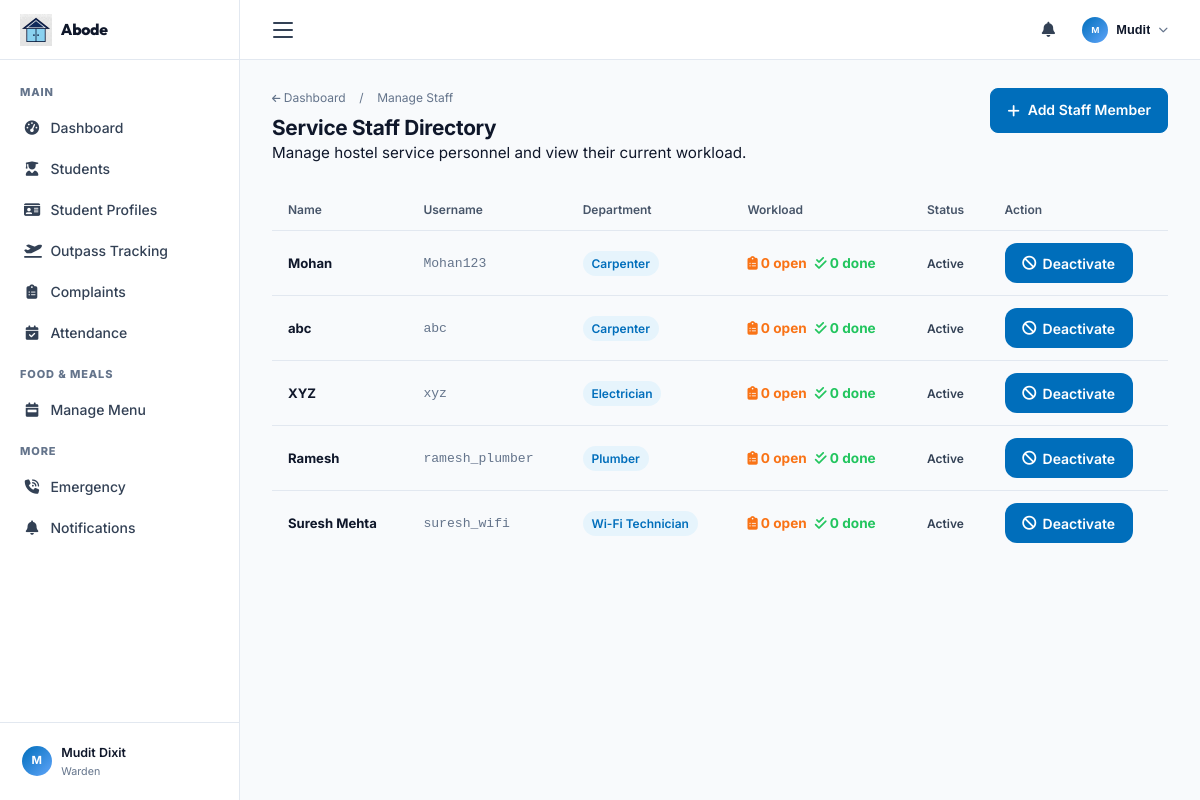
/warden/staff (signed in), run on the app's committed database.
### tables this page shows
CREATE TABLE service_staff (
                    id        INTEGER PRIMARY KEY AUTOINCREMENT,
                    user_id   INTEGER UNIQUE NOT NULL,
                    department TEXT NOT NULL,
                    active    INTEGER NOT NULL DEFAULT 1,
                    created_at TIMESTAMP DEFAULT CURRENT_TIMESTAMP,
                    FOREIGN KEY (user_id) REFERENCES users(id) ON DELETE CASCADE
                );

CREATE TABLE users (
                id INTEGER PRIMARY KEY AUTOINCREMENT,
                username TEXT UNIQUE NOT NULL,
                password TEXT NOT NULL,
                full_name TEXT NOT NULL,
                email TEXT UNIQUE NOT NULL,
                role TEXT CHECK(role IN ('student','warden','service_staff')) NOT NULL,
                created_at TIMESTAMP DEFAULT CURRENT_TIMESTAMP,
                onboarding_complete INTEGER DEFAULT 0
            );

### routes/warden.py (the view)
@bp.route('/staff')
@warden_required
def manage_staff():
    cursor = get_cursor()
    cursor.execute("""
        SELECT ss.user_id, u.full_name, u.username, ss.department, ss.active,
               (SELECT COUNT(*) FROM complaints
                WHERE assigned_staff_id = ss.user_id
                AND status NOT IN ('resolved')) AS open_complaints,
               (SELECT COUNT(*) FROM complaints
                WHERE assigned_staff_id = ss.user_id
                AND status = 'resolved') AS resolved_complaints
        FROM service_staff ss
        JOIN users u ON ss.user_id = u.id
        ORDER BY ss.department, u.full_name
    """)
    staff_list = cursor.fetchall()
    return render_template('warden/manage_staff.html',
                           staff_list=staff_list,
                           labels=DEPARTMENT_LABELS)

### app.py (called while the page is built, shortened)
@app.before_request
def cleanup_expired_notifications():
    if 'user_id' in session:
        from services.db import get_cursor, commit_db
        try:
            cursor = get_cursor()
            cursor.execute("""
                DELETE FROM notifications
                WHERE (title LIKE '%Hot Water Complaint%' OR title LIKE '%Cold Water Complaint%')
                  AND datetime(created_at) < datetime('now', '-5 hours')
            """)
            commit_db()
        except Exception:
            pass

@app.context_processor
def inject_unread_count():
    if 'user_id' in session:
        from services.db import get_cursor
        uid = session['user_id']
        try:
            cursor = get_cursor()
            cursor.execute("""
                SELECT COUNT(*) AS cnt FROM notifications
                WHERE (user_id = ? OR user_id IS NULL) AND is_read = 0
            """, (uid,))
            result = cursor.fetchone()
            return {'unread_count': result['cnt'] if result else 0}
        except Exception:
            return {'unread_count': 0}
    return {'unread_count': 0}

@app.context_processor
def inject_sos_contact():
    return {'sos_phone': '9876543210', 'sos_name': 'Warden Mudit'}

### routes/warden.py (called while the page is built)
def warden_required(f):
    @wraps(f)
    def decorated(*args, **kwargs):
        if 'user_id' not in session or session.get('role') != 'warden':
            flash('Please log in as a warden.', 'warning')
            return redirect(url_for('auth.login', role='warden'))
        return f(*args, **kwargs)
    return decorated

### services/db.py (called while the page is built)
def get_db():
    if 'db' not in g:
        g.db = sqlite3.connect(Config.DB_PATH)
        g.db.row_factory = sqlite3.Row   # Access columns by name like a dict
        g.db.execute("PRAGMA foreign_keys = ON")
    return g.db

def get_cursor(dictionary=True):
    db = get_db()
    return db.cursor()

### templates/warden/manage_staff.html (shortened to what this page needs)
{% extends "base.html" %}
{% block content %}
<div class="page-header fade-in">
    <div class="page-header-left">
        <div class="breadcrumb">
            <a href="{{ url_for('warden.dashboard') }}" style="color:var(--text-3); text-decoration:none;"><i class="fas fa-arrow-left"></i> Dashboard</a>
            <span style="margin:0 0.5rem;">/</span>
            Manage Staff
        </div>
        <h1>Service Staff Directory</h1>
        <p>Manage hostel service personnel and view their current workload.</p>
    </div>
    <div class="page-header-right">
        <a href="{{ url_for('warden.add_staff') }}" class="abode-btn abode-btn-primary"><i class="fas fa-plus"></i> Add Staff Member</a>
    </div>
</div>
{% if staff_list %}
<div class="table-wrapper fade-in" style="animation-delay: 0.1s;">
    <table class="data-table">
        <thead>
            <tr>
                <th>Name</th>
                <th>Username</th>
                <th>Department</th>
                <th>Workload</th>
                <th>Status</th>
                <th>Action</th>
            </tr>
        </thead>
        <tbody>
            {% for staff in staff_list %}
            <tr>
                <td style="font-weight:700; color:var(--text-dark);">{{ staff.full_name }}</td>
                <td style="font-family:monospace; color:var(--text-3);">{{ staff.username }}</td>
                <td>
                    <span class="tag" style="font-weight:600;">{{ labels.get(staff.department, staff.department) }}</span>
                </td>
                <td>
                    <div style="display:flex; gap:0.5rem; align-items:center;">
                        <span style="color:#F97316; font-size:0.85rem; font-weight:700;"><i class="fas fa-clipboard-list"></i> {{ staff.open_complaints }} open</span>
                        <span style="color:#22C55E; font-size:0.85rem; font-weight:700;"><i class="fas fa-check-double"></i> {{ staff.resolved_complaints }} done</span>
                    </div>
                </td>
                <td>
                    {% if staff.active %}
                        <span class="badge-status green">Active</span>
                    {% else %}
                        <span class="badge-status red">Inactive</span>
                    {% endif %}
                </td>
                <td>
                    <form method="POST" action="{{ url_for('warden.toggle_staff', user_id=staff.user_id) }}" class="inline-form">
                        {% if staff.active %}
                            <button type="submit" class="btn btn-danger btn-sm" style="border-radius:12px;"><i class="fas fa-ban"></i> Deactivate</button>
                        {% else %}
                            <button type="submit" class="btn btn-green btn-sm" style="border-radius:12px;"><i class="fas fa-check"></i> Activate</button>
                        {% endif %}
                    </form>
                </td>
            </tr>
            {% endfor %}
        </tbody>
    </table>
</div>
{% endif %}
{% endblock %}

### static/css/style.css (style rules this page uses)
*, *::before, *::after { box-sizing: border-box; margin: 0; padding: 0; }
:root { --sidebar-w: 240px; --topbar-h: 60px; --bg: #F8FAFC; --bg-card: #FFFFFF; --sidebar-bg: #FFFFFF; --topbar-bg: #FFFFFF; --primary: #006EBB; --primary-dark: #005A99; --primary-light: #E6F4FC; --primary-glow: rgba(0, 110, 187, 0.18); --text: #0F172A; --text-2: #334155; --text-3: #64748B; --text-inv: #FFFFFF; --border: #E2E8F0; --border-2: #F1F5F9; --divider: #E2E8F0; --abode-pink: #006EBB; --abode-lavender: #E6F4FC; --abode-mint: #E6F4FC; --abode-beige: #FFE3BB; --green: #15803D; --green-soft: #DCFCE7; --green-text: #166534; --red: #B91C1C; --red-soft: #FEE2E2; --red-text: #B91C1C; --orange: #FFCB72; --orange-soft: #FFF4DE; --orange-text: #9A5B00; --blue: #30A0E0; --blue-soft: #E6F4FC; --blue-text: #006EBB; --shadow-xs: 0 1px 2px rgba(0,0,0,.03); --shadow-sm: 0 4px 12px rgba(0,0,0,.04); --shadow: 0 8px 24px rgba(0,0,0,.06); --shadow-md: 0 12px 32px rgba(0,0,0,.08); --shadow-lg: 0 20px 48px rgba(0,0,0,.1); --r-sm: 8px; --r: 10px; --r-lg: 12px; --r-xl: 16px; --r-full: 9999px; }
html { scroll-behavior: smooth; }
body { font-family: 'Inter', system-ui, -apple-system, sans-serif; background: var(--bg); color: var(--text); line-height: 1.6; min-height: 100vh; overflow-x: hidden; font-size: 14px; }
a { color: var(--primary); text-decoration: none; transition: color .15s; }
h1,h2,h3,h4,h5 { font-family: 'Outfit', sans-serif; color: var(--text); line-height: 1.3; }
.page-header { display: flex; align-items: flex-start; justify-content: space-between; gap: 1rem; margin-bottom: 1.5rem; }
.page-header-left h1 { font-size: 1.3rem; font-weight: 700; letter-spacing: -.3px; }
.page-header-left p { font-size: .82rem; color: var(--text-2); margin-top: .15rem; }
.page-header-right { display: flex; gap: .6rem; flex-shrink: 0; }
.breadcrumb { display: flex; align-items: center; gap: .35rem; font-size: .75rem; color: var(--text-3); margin-bottom: .4rem; }
.breadcrumb a { color: var(--text-3); }
.breadcrumb i { font-size: .6rem; }
.btn { display: inline-flex; align-items: center; gap: .4rem; padding: .5rem 1rem; border-radius: var(--r-sm); font-size: .82rem; font-weight: 600; font-family: inherit; cursor: pointer; border: none; transition: all .18s; text-decoration: none; white-space: nowrap; }
.btn-danger { background: var(--red); color: #fff; }
.btn-sm { padding: .3rem .7rem; font-size: .75rem; }
.btn-primary-compat, button[type="submit"] { display: inline-flex; align-items: center; gap: .4rem; padding: .55rem 1.1rem; border-radius: var(--r-sm); font-size: .83rem; font-weight: 600; font-family: inherit; cursor: pointer; border: none; background: var(--primary); color: #fff; transition: all .18s; box-shadow: 0 1px 3px rgba(37,99,235,.3); }
.table-wrapper { overflow-x: auto; }
.data-table { width: 100%; border-collapse: collapse; font-size: .82rem; }
.data-table thead th { background: var(--bg); padding: .7rem 1rem; text-align: left; font-size: .7rem; font-weight: 600; color: var(--text-2); text-transform: uppercase; letter-spacing: .6px; border-bottom: 1px solid var(--border); white-space: nowrap; }
.data-table tbody td { padding: .75rem 1rem; color: var(--text-2); border-bottom: 1px solid var(--divider); vertical-align: middle; }
.data-table tbody tr:last-child td { border-bottom: none; }
.data-table tbody tr { transition: background .12s; }
.tag { display: inline-block; padding: .18rem .55rem; border-radius: var(--r-full); background: var(--primary-light); color: var(--primary); font-size: .68rem; font-weight: 600; text-transform: capitalize; }
.inline-form { display: flex; align-items: center; gap: .4rem; }
.page-header p { margin: 0; color: var(--text-muted); font-size: .95rem; }
.fade-in { animation: fadeInUp .4s ease both; }
html, body { max-width: 100%; }

### data on the page
service_staff: full_name "Mohan", username "Mohan123", get "Carpenter", open_complaints "0", resolved_complaints "0", active "Active"
service_staff: full_name "abc", username "abc", get "Carpenter", open_complaints "0", resolved_complaints "0", active "Active"
service_staff: full_name "XYZ", username "xyz", get "Electrician", open_complaints "0", resolved_complaints "0", active "Active"
service_staff: full_name "Ramesh", username "ramesh_plumber", get "Plumber", open_complaints "0", resolved_complaints "0", active "Active"
service_staff: full_name "Suresh Mehta", username "suresh_wifi", get "Wi-Fi Technician", open_complaints "0", resolved_complaints "0", active "Active"

### other printed values
{{ (session.full_name or 'U')[:1].upper() }} "M"
{{ session.full_name }} "Mudit Dixit"
{{ session.role }} "Warden"
{{ (session.full_name or '').split()[0] }} "Mudit"
